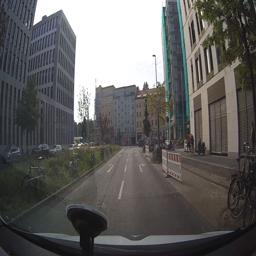
#> input picture assets/UNADJUSTEDNONRAW_thumb_2f92.jpg, 256 x 256 px
$ python drawlines.py ../assets/UNADJUSTEDNONRAW_thumb_2f92.jpg out.png
#> lines starting #> are read from the running program, lines starting #| are printed output that depends on the picture
#!/usr/bin/env python3

import sys

from PIL import Image
from PIL import ImageDraw


if len(sys.argv) != 3:
    sys.exit("Usage: {} in.jpg out.jpg".format(sys.argv[0]))


infile = sys.argv[1]
outfile = sys.argv[2]

image = Image.open(infile)
#> image is the input picture: PIL image 256x256 RGB; mean R, G, B 98, 96.7, 95.6
w, h = image.size
#> w = 256; h = 256

draw = ImageDraw.Draw(image)

n = 7

dx = w // n
#> dx = 36
dy = h // n
#> dy = 36

for i in range(1, n):
    draw.line([i * dx, 0, i * dx, h], fill="green", width=1)

for j in range(1, n):
    draw.line([0, j * dy, w, j * dy], fill="green", width=1)

image.save(outfile, optimize=True)
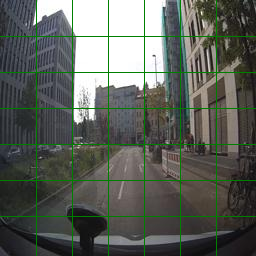
#> saved as out.png: PIL image 256x256 RGB; mean R, G, B 93.4, 98.1, 91.1

$ run again, on assets/000000.jpg
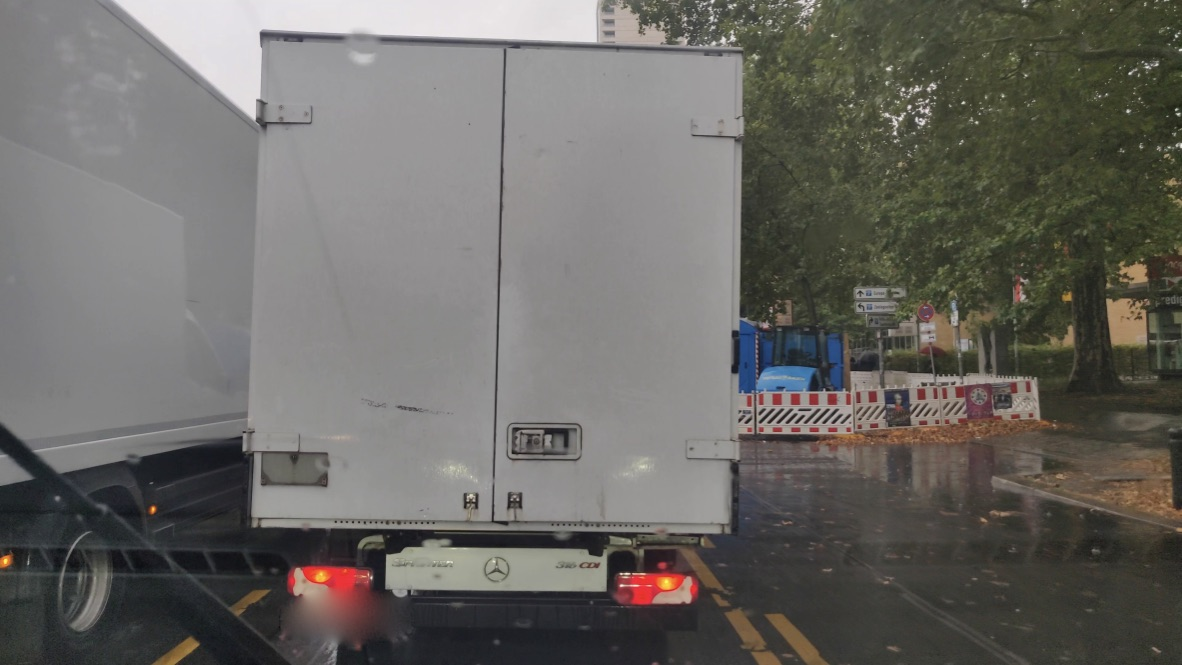
#> input picture assets/000000.jpg, 1182 x 665 px
#> image is the input picture: PIL image 1182x665 RGB; mean R, G, B 106.3, 104.3, 99.9
#> `image.save(outfile, optimize=True)`:
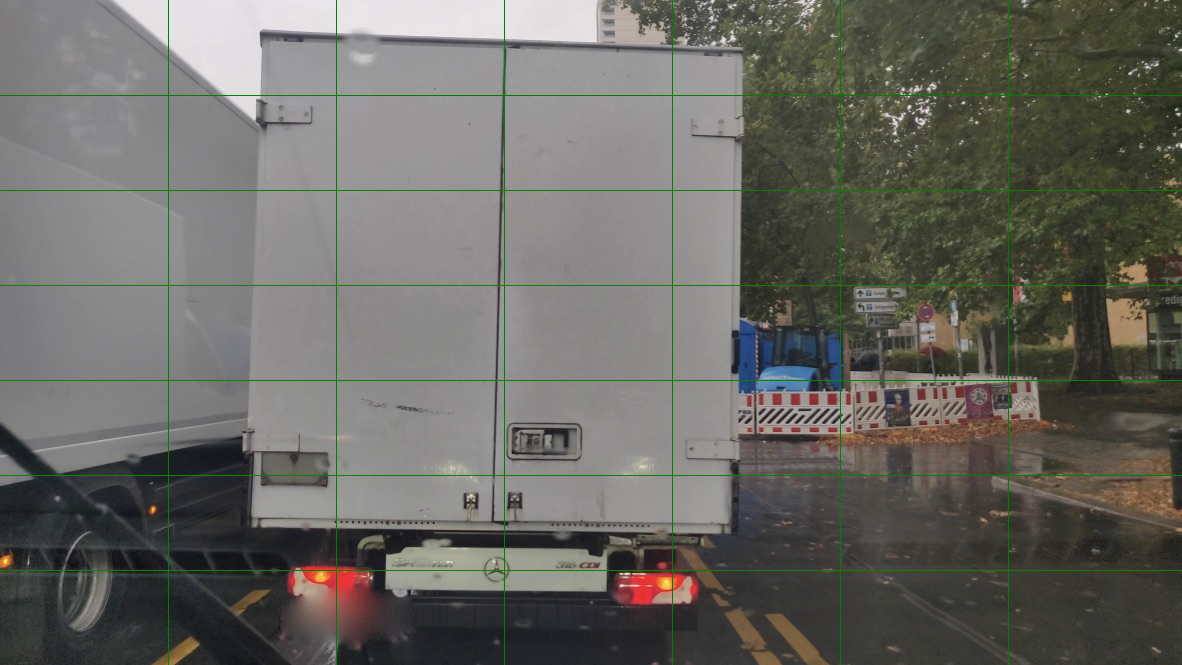
#> saved as out.png: PIL image 1182x665 RGB; mean R, G, B 104.7, 104.6, 98.4

$ run again, on assets/000001.jpg
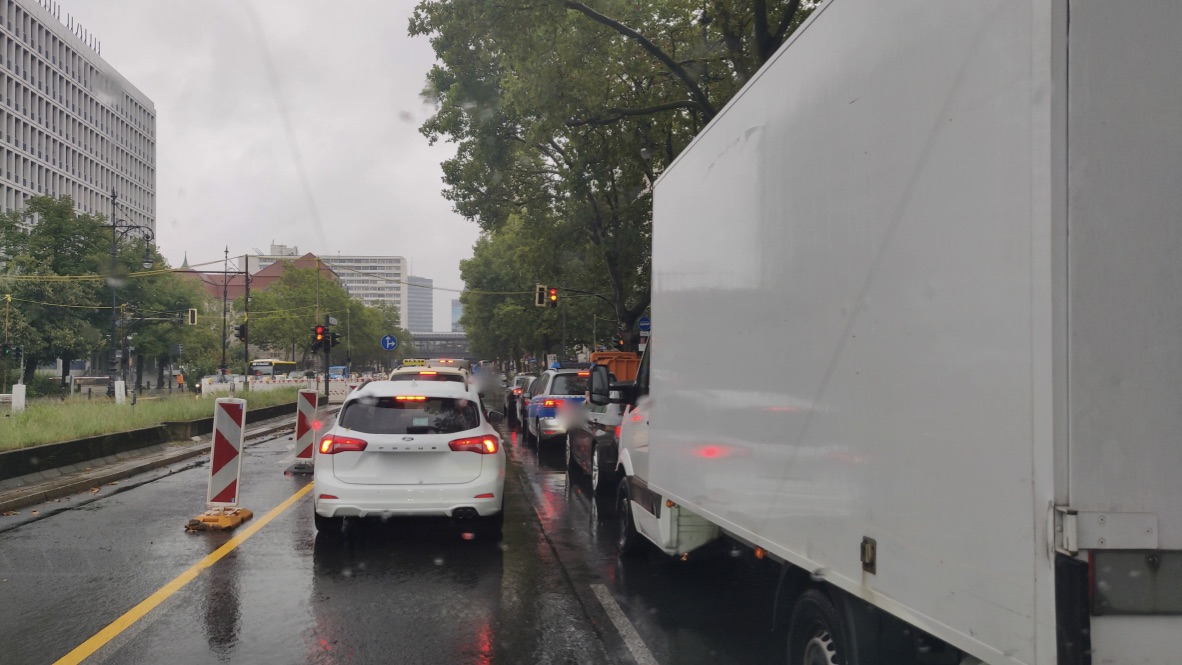
#> input picture assets/000001.jpg, 1182 x 665 px
#> image is the input picture: PIL image 1182x665 RGB; mean R, G, B 123.1, 121.1, 118
#> `image.save(outfile, optimize=True)`:
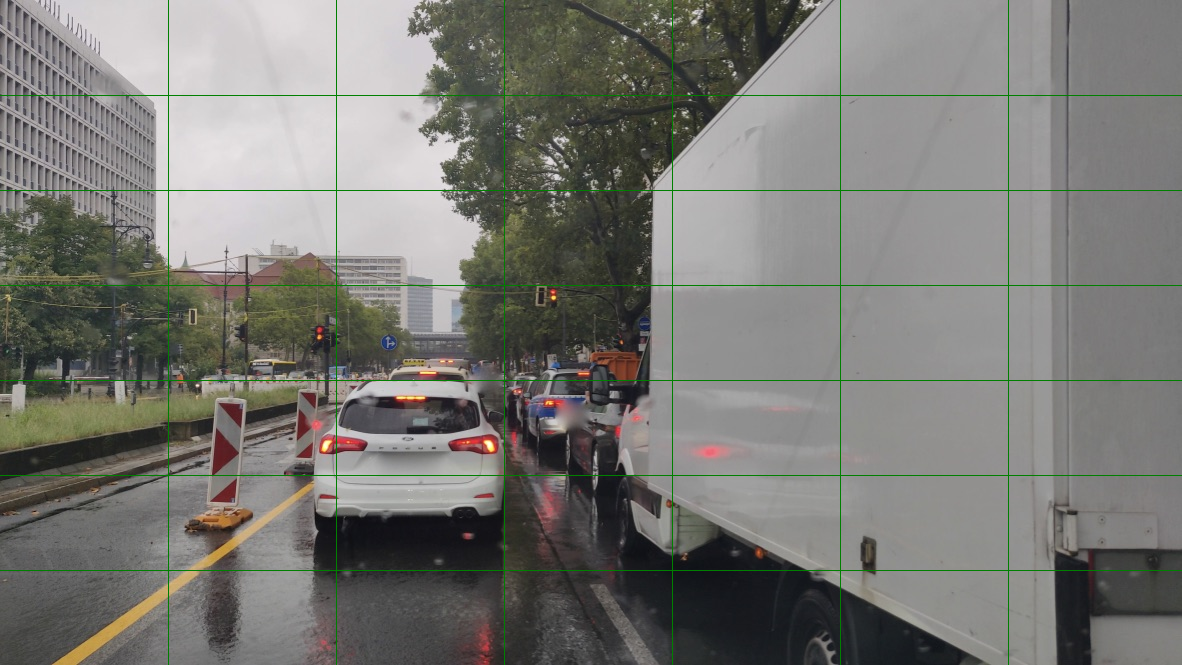
#> saved as out.png: PIL image 1182x665 RGB; mean R, G, B 121.3, 121.1, 116.3

$ run again, on assets/000002.jpg
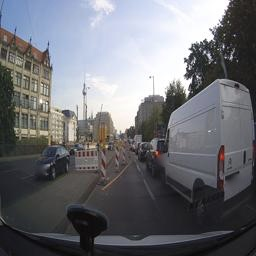
#> input picture assets/000002.jpg, 256 x 256 px
#> image is the input picture: PIL image 256x256 RGB; mean R, G, B 110.2, 111.4, 116.2
#> `image.save(outfile, optimize=True)`:
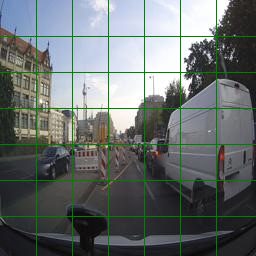
#> saved as out.png: PIL image 256x256 RGB; mean R, G, B 104.8, 111.9, 110.6
